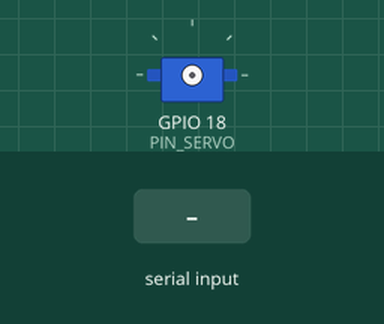
Recording of a program running on a simulated ESP32. Shown: servo. The test bench sets the inputs (shaded band). Servo pulses on a pin are drawn as a servo (544–2400 µs = 0–180°); what the program prints to the serial monitor is not drawn.

Above: at 1.5 s.
1.6 s: "p 1500\n" received over Serial
3.1 s: "p90\n" received over Serial
At 3.55 s:
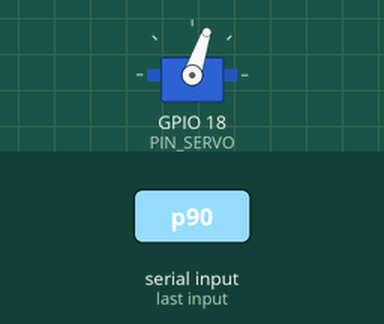
At 5.8 s:
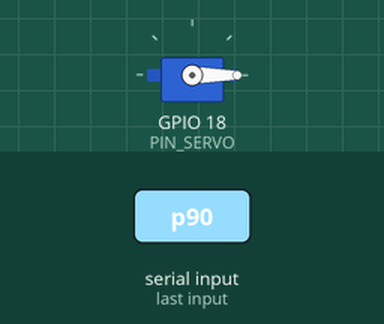
Timing chart, 0 to 7.3 s (numbered marks = the images above; inputs shaded):
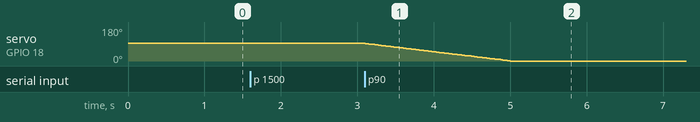

The program:

main.cpp
```cpp
// 21-servo-mg996r-pinza: servo MG996R de la pinza (apertura / cierre del dedo).
// Comandos por el monitor serie (115200, una línea por comando). Ver README.md.
#include <Arduino.h>
#include "pins.h"
#include "ServoPWM.h"

// Franja permitida al arrancar: corta a propósito, para no forzar el dedo contra un tope.
// Agrandarla con "l <min> <max>" una vez medidos los extremos reales.
constexpr uint16_t US_MIN_INICIAL = 500;    // = US_ABIERTO: la pinza tiene que poder abrir del todo
constexpr uint16_t US_MAX_INICIAL = 2000;
constexpr uint16_t US_MIN_ABSOLUTO = 500;   // datos del MG996R: ~500–2500 µs
constexpr uint16_t US_MAX_ABSOLUTO = 2500;
// Conversión nominal del MG996R: 500–2500 µs ≈ 0–180° → 2000/180 µs por grado.
// Verificada el 2026-11-06: 1500 → 1000 µs = 45° horario. Grados negativos = horario.
constexpr float US_POR_GRADO = 2000.0f / 180.0f;
constexpr float W_INICIAL = 45;             // °/s
// Cero de este servo de la pinza (medido el 2026-11-06 con "p 1500"). Los ángulos se cuentan desde acá.
constexpr uint16_t US_CERO = 1500;
constexpr uint16_t PASO_US = 20;            // "+" / "-"

ServoPWM servo;

float grados(uint16_t us) { return ((int)us - (int)US_CERO) / US_POR_GRADO; }
// Medido el 2026-11-06. Abierto fijo: la pinza abre siempre a 500 µs (73 mm, ~90° horario desde el cero).
constexpr uint16_t US_ABIERTO = 500;
// Cerrado: 1250 µs aprieta bien un limón de 51 mm de diámetro (~22,5° horario). Se puede cambiar con "C".
uint16_t usCerrado = 1250;
float w = W_INICIAL;  // velocidad angular de la rampa, °/s
bool avisarLlegada = false;

void ayuda() {
  Serial.println(F("Comandos:"));
  Serial.println(F("  p <us>        ir a un ancho de pulso (dentro de la franja)"));
  Serial.println(F("  0             ir al cero (1500 us)"));
  Serial.println(F("  + / -         mover 20 us"));
  Serial.println(F("  a / c         abrir / cerrar (posiciones guardadas)"));
  Serial.println(F("  C             guardar la posición actual como cerrado (abierto es fijo: 500 us)"));
  Serial.println(F("  w <grados/s>  velocidad angular de la rampa (0 = salto directo)"));
  Serial.println(F("  l <min> <max> franja permitida (500..2500)"));
  Serial.println(F("  s             soltar (sin pulsos, el servo no hace fuerza)"));
  Serial.println(F("  e             estado     ? ayuda"));
}

void estado() {
  Serial.printf("ESTADO %s actual=%u us (%+.1f grados) destino=%u us franja=[%u, %u] abierto=%u cerrado=%u w=%.1f grados/s (%.0f us/s)\n",
                servo.suelto() ? "SUELTO" : "ACTIVO", servo.actualUs(), grados(servo.actualUs()), servo.destinoUs(),
                servo.minUs(), servo.maxUs(), US_ABIERTO, usCerrado, w, w * US_POR_GRADO);
}

void ir(int us) {
  if (us < servo.minUs() || us > servo.maxUs())
    Serial.printf("AVISO %d us fuera de la franja [%u, %u]: se recorta\n", us, servo.minUs(), servo.maxUs());
  if (us < 0) us = 0;
  bool estabaSuelto = servo.suelto();
  servo.irA((uint16_t)us);
  Serial.printf("VA %u us (%+.1f grados)%s\n", servo.destinoUs(), grados(servo.destinoUs()), estabaSuelto ? " (estaba suelto: salto directo)" : "");
  avisarLlegada = true;
}

void procesar(String linea) {
  linea.trim();
  if (linea.isEmpty()) return;
  char cmd = linea[0];
  String resto = linea.substring(1);
  resto.trim();

  switch (cmd) {
    case 'p': ir(resto.toInt()); break;
    case '+': ir((servo.suelto() ? US_CERO : servo.destinoUs()) + PASO_US); break;
    case '-': ir((servo.suelto() ? US_CERO : servo.destinoUs()) - PASO_US); break;
    case 'a': ir(US_ABIERTO); break;
    case 'c': ir(usCerrado); break;
    case 'C':
      if (servo.suelto()) { Serial.println(F("ERROR el servo está suelto: moverlo primero")); break; }
      usCerrado = servo.destinoUs();
      Serial.printf("GUARDADO cerrado = %u us\n", usCerrado);
      break;
    case 'w':
      if (resto.isEmpty()) { Serial.printf("W %.1f grados/s\n", w); break; }
      w = resto.toFloat();
      if (w < 0) w = 0;
      servo.velocidad(w * US_POR_GRADO);
      Serial.printf("W %.1f grados/s (%.0f us/s)%s\n", w, w * US_POR_GRADO, w == 0 ? " salto directo" : "");
      break;
    case 'l': {
      int esp = resto.indexOf(' ');
      int mn = resto.substring(0, esp).toInt();
      int mx = esp < 0 ? 0 : resto.substring(esp + 1).toInt();
      if (esp < 0 || mn < US_MIN_ABSOLUTO || mx > US_MAX_ABSOLUTO || !servo.limites(mn, mx)) {
        Serial.printf("ERROR uso: l <min> <max>, con %u <= min < max <= %u\n", US_MIN_ABSOLUTO, US_MAX_ABSOLUTO);
        break;
      }
      Serial.printf("FRANJA [%u, %u] us\n", servo.minUs(), servo.maxUs());
      break;
    }
    case 's': servo.soltar(); avisarLlegada = false; Serial.println(F("SUELTO")); break;
    case '0': ir(US_CERO); break;
    case 'e': estado(); break;
    case '?': ayuda(); break;
    default: Serial.printf("ERROR comando desconocido: %s (\"?\" para ayuda)\n", linea.c_str());
  }
}

void setup() {
  Serial.begin(115200);
  delay(300);
  Serial.println(F("\n21-servo-mg996r-pinza"));
  Serial.printf("Chip %s rev %d, %d MHz, señal del servo en GPIO %d\n",
                ESP.getChipModel(), ESP.getChipRevision(), ESP.getCpuFreqMHz(), PIN_SERVO);
  if (!servo.begin(PIN_SERVO, CANAL_SERVO, US_MIN_INICIAL, US_MAX_INICIAL)) {
    Serial.println(F("ERROR no se pudo configurar el LEDC"));
    while (true) delay(1000);
  }
  servo.velocidad(w * US_POR_GRADO);
  Serial.println(F("Arranca SUELTO (sin pulsos). El primer comando de posición salta directo."));
  ayuda();
  estado();
}

void loop() {
  static String buf;
  while (Serial.available()) {
    char ch = Serial.read();
    if (ch == '\n' || ch == '\r') {
      procesar(buf);
      buf = "";
    } else if (buf.length() < 40) {
      buf += ch;
    }
  }
  servo.update();
  if (avisarLlegada && servo.enDestino()) {
    avisarLlegada = false;
    Serial.printf("LLEGO %u us (%+.1f grados)\n", servo.actualUs(), grados(servo.actualUs()));
  }
}
```

pins.h
```cpp
#pragma once

// ESP32 DevKit "ESP32S" (CP2102). Único lugar con GPIO de esta prueba.
// Evitar: 0/2/5/12/15 (strapping), 6–11 (flash), 1/3 (UART0 = USB), 34–39 (solo entrada).

// Señal del servo MG996R (cable naranja). Marrón = GND común, rojo = +5–6 V de fuente externa.
constexpr int PIN_SERVO = 18;

// Canal LEDC que genera el PWM de 50 Hz.
constexpr int CANAL_SERVO = 0;
```

Measured:
- after the input at 3.1 s, servo on GPIO 18 (PIN_SERVO): moves from 93° to 0° over 1.9 s, starting at once
